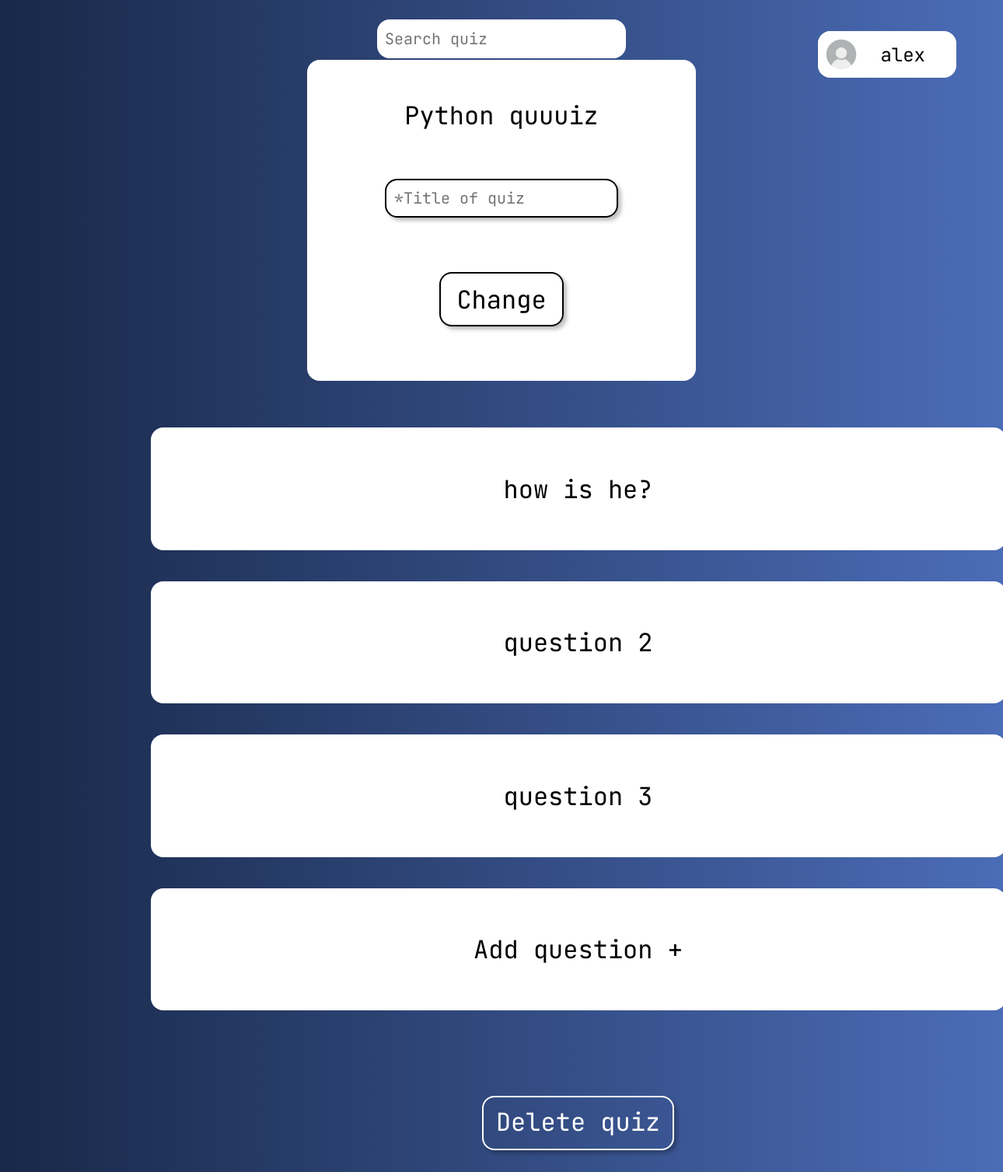
/quiz/1/change/ (signed in), run on an earlier commit of the app's database.
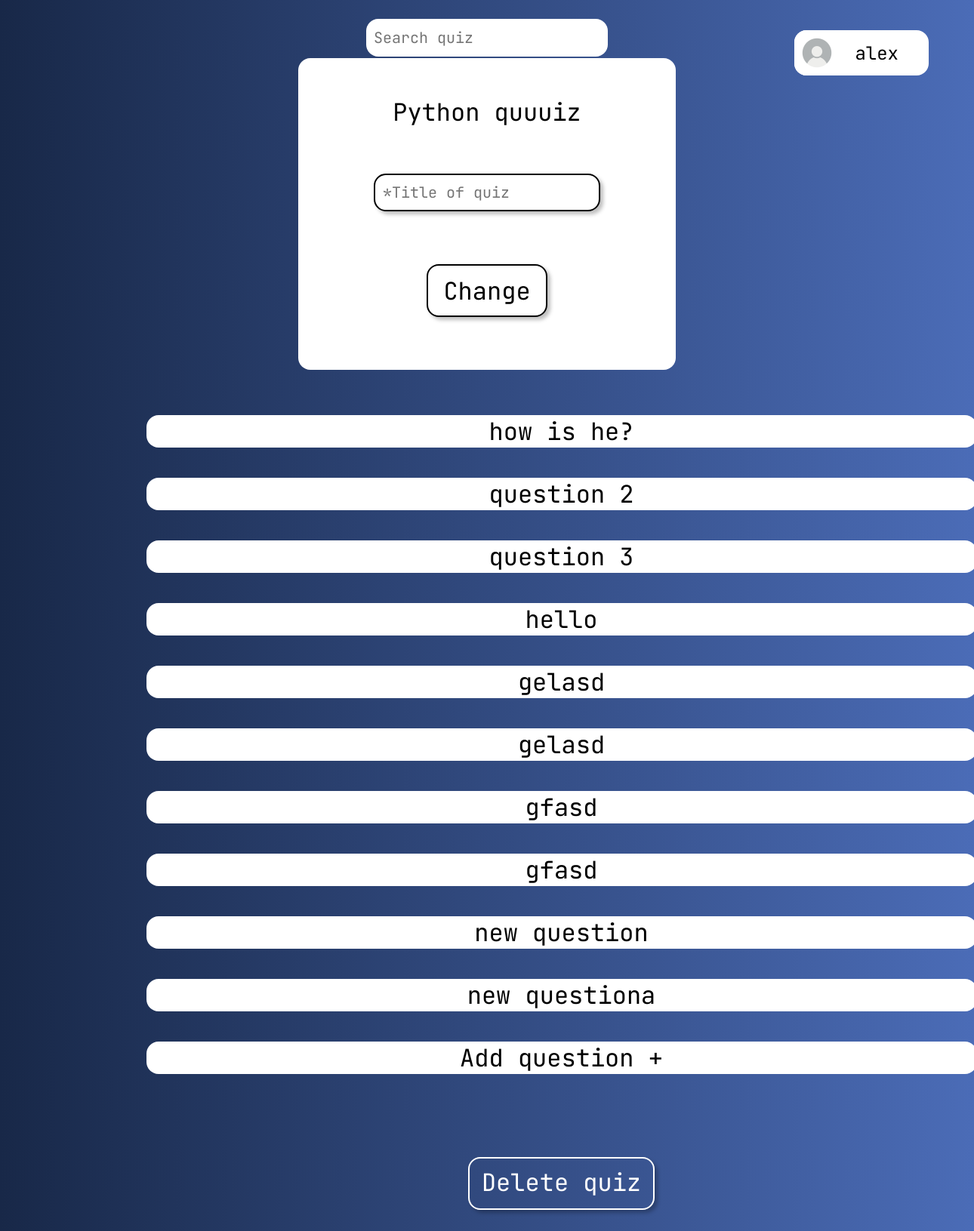
And on a later commit of the database.
### quiz_app/models.py (models this page shows, shortened)
class Question(models.Model):
    id = models.AutoField(primary_key=True)
    quiz = models.ForeignKey(Quiz, on_delete=models.CASCADE)
    content = models.TextField()
    content_image = models.ImageField(upload_to='question_images/', blank=True, null=True)
    class Meta:
        verbose_name_plural = "Questions"

### quiz_app/views.py (the view)
# urls.py: path("quiz/<int:quiz_id>/change/", quiz_change, name="quiz_change"),
@login_required(login_url='login')
def quiz_change(request, quiz_id):
    quiz = get_object_or_404(Quiz, pk=quiz_id)
    questions = Question.objects.filter(quiz=quiz)
    if request.method == "POST":
        new_title = request.POST.get('title')
        quiz.title = new_title
        quiz.save()
        return redirect('quiz_change', quiz_id=quiz.id)
    context = {'quiz': quiz, 'questions': questions}
    return render(request, 'quiz_app/quiz/quiz_change.html', context)

### quiz_app/templates/quiz_app/quiz/quiz_change.html (shortened to what this page needs)
{% extends 'quiz_app/base.html' %}
{% load static %}
{% block styles %}
    <link rel="stylesheet" href="{% static 'quiz_app/css/quiz.css' %}">
{% endblock %}
{% block content %}
<div class="change-title">
    <form class="form" action="" method="POST">
        <p class="form-title">{{quiz.title}}</p>
        <input class="quiz-input create-quiz-input" type="text" name="title" placeholder="*Title of quiz" required>
        <button class="quiz-btn" type="submit">Change</button>
    </form>
</div>
<div class="questions">
    {% for question in questions %}
        <div class="question">
            <a href="{% url 'quiz_change_question' quiz_id=quiz.id question_id=question.id %}">{{question.content}}</a>
        </div>
    {% endfor %}
    <div class="question">
        <a href="{% url 'quiz_add_question' quiz_id=quiz.id %}">Add question +</a>
    </div>
    <div class="delete-quiz answer-add-div">
        <a href="{% url 'quiz_delete' quiz_id=quiz.id %}" class="quiz-btn add-answer">Delete quiz</a>
    </div>
</div>
{% endblock %}

What changed in the data, as far as the page shows it:
added Question: content "hello"
added Question: content "gelasd"
added Question: content "gelasd"
added Question: content "gfasd"
added Question: content "gfasd"
added Question: content "new question"
added Question: content "new questiona"
